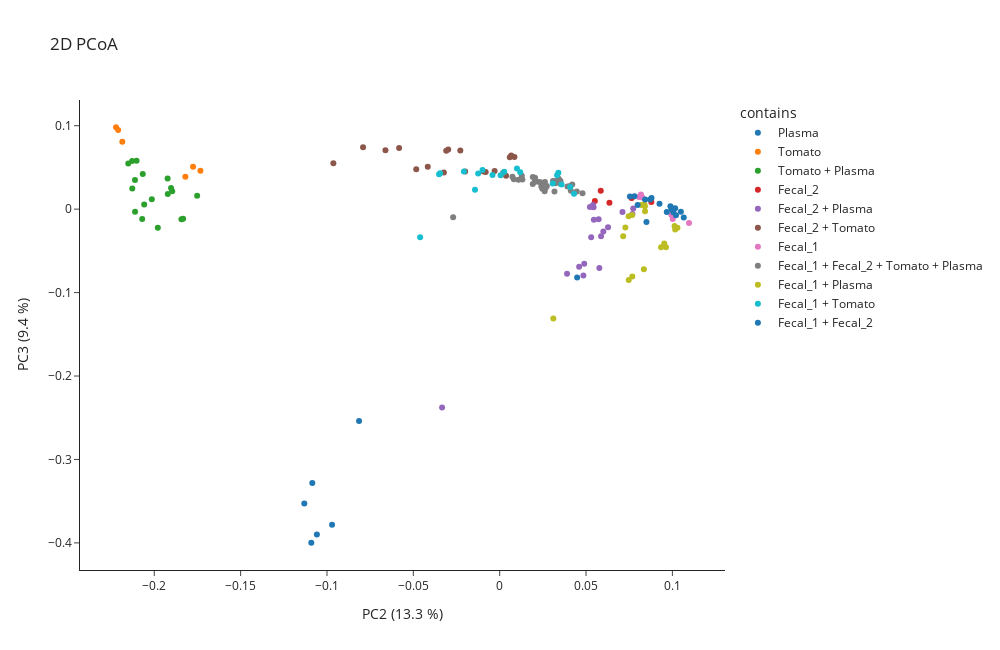

Here is the notebook cell this chart was saved with:
### Markdown cell above
But when looking at component 2 and 3, we see that it is possible to cluster chemically related samples using this approach.

### Code cell
memo.plot_pcoa_2d(
    matrix= memo_merged.memo_matrix,
    df_metadata=df_meta,
    metric= 'braycurtis',
    filename_col = 'Filename',
    group_col='contains',
    norm = True,
    scaling= False,
    pc_to_plot = [2,3]
)

### Figure 1 — Plotly figure (JSON) as saved in the notebook; plotly's stock layout.template omitted (floating-point values rounded to 4 significant figures)
{"data": [{"hovertemplate": "<b>%{hovertext}</b><br><br>contains=Plasma<br>PC2 (13.3 %)=%{x}<br>PC3 (9.4 %)=%{y}<extra></extra>", "hovertext": ["QEC18_NIST_20181227102029.mzML", "QEC18_NIST_20181227182328.mzML", "QEC18_NIST.mzML", "C18_NIST_GA4_01_19419.mzML", "C18_NIST_GA4_01_19439.mzML", "C18_NIST_GA4_01_19461.mzML"], "legendgroup": "Plasma", "marker": {"color": "#1F77B4", "symbol": "circle"}, "mode": "markers", "name": "Plasma", "orientation": "v", "showlegend": true, "type": "scatter", "x": [-0.1131, -0.1085, -0.08142, -0.1091, -0.09706, -0.1059], "xaxis": "x", "y": [-0.3526, -0.3283, -0.2539, -0.3998, -0.3783, -0.3901], "yaxis": "y"}, {"hovertemplate": "<b>%{hovertext}</b><br><br>contains=Tomato<br>PC2 (13.3 %)=%{x}<br>PC3 (9.4 %)=%{y}<extra></extra>", "hovertext": ["QEC18_To_20181227204313.mzML", "QEC18_To_20181227231513.mzML", "QEC18_To.mzML", "C18_To_GA3_01_19427.mzML", "C18_To_GA3_01_19465.mzML", "C18_To_GA3_01_19475.mzML"], "legendgroup": "Tomato", "marker": {"color": "#FF7F0E", "symbol": "circle"}, "mode": "markers", "name": "Tomato", "orientation": "v", "showlegend": true, "type": "scatter", "x": [-0.1733, -0.182, -0.1776, -0.2185, -0.2209, -0.2222], "xaxis": "x", "y": [0.04592, 0.03874, 0.05081, 0.08066, 0.09474, 0.09816], "yaxis": "y"}, {"hovertemplate": "<b>%{hovertext}</b><br><br>contains=Tomato + Plasma<br>PC2 (13.3 %)=%{x}<br>PC3 (9.4 %)=%{y}<extra></extra>", "hovertext": ["QEC18_To-1_NIST-3_20181227172525.mzML", "QEC18_To-1_NIST-3_20181227214013.mzML", "QEC18_To-1_NIST-3.mzML", "QEC18_To-1_NIST-1_20181227111754.mzML", "QEC18_To-1_NIST-1_20181228010915.mzML", "QEC18_To-1_NIST-1.mzML", "QEC18_To-3_NIST-1_20181227074824.mzML", "QEC18_To-3_NIST-1_20181227160801.mzML", "QEC18_To-3_NIST-1.mzML", "C18_To-1_NIST-3_GC3_01_19450.mzML", "C18_To-1_NIST-3_GC3_01_19459.mzML", "C18_To-1_NIST-3_GC3_01_19468.mzML", "C18_To-1_NIST-1_GC1_01_19402.mzML", "C18_To-1_NIST-1_GC1_01_19442.mzML", "C18_To-1_NIST-1_GC1_01_19481.mzML", "C18_To-3_NIST-1_GC2_01_19412.mzML", "C18_To-3_NIST-1_GC2_01_19432.mzML", "C18_To-3_NIST-1_GC2_01_19455.mzML"], "legendgroup": "Tomato + Plasma", "marker": {"color": "#2CA02C", "symbol": "circle"}, "mode": "markers", "name": "Tomato + Plasma", "orientation": "v", "showlegend": true, "type": "scatter", "x": [-0.1843, -0.1979, -0.1833, -0.1752, -0.1896, -0.1922, -0.1903, -0.2014, -0.1923, -0.207, -0.2058, -0.2111, -0.2067, -0.2127, -0.2112, -0.2128, -0.2103, -0.2151], "xaxis": "x", "y": [-0.01221, -0.02218, -0.01148, 0.01601, 0.02145, 0.01806, 0.02536, 0.01187, 0.03678, -0.01193, 0.005553, -0.003205, 0.04204, 0.02489, 0.03499, 0.05776, 0.05798, 0.05467], "yaxis": "y"}, {"hovertemplate": "<b>%{hovertext}</b><br><br>contains=Fecal_2<br>PC2 (13.3 %)=%{x}<br>PC3 (9.4 %)=%{y}<extra></extra>", "hovertext": ["QEC18_F2_20181227121553.mzML", "QEC18_F2_20181228001213.mzML", "QEC18_F2.mzML", "C18_F2_GA2_01_19405.mzML", "C18_F2_GA2_01_19444.mzML", "C18_F2_GA2_01_19478.mzML"], "legendgroup": "Fecal_2", "marker": {"color": "#D62728", "symbol": "circle"}, "mode": "markers", "name": "Fecal_2", "orientation": "v", "showlegend": true, "type": "scatter", "x": [0.06354, 0.0551, 0.05851, 0.07632, 0.07642, 0.08781], "xaxis": "x", "y": [0.007571, 0.009666, 0.02211, 0.01372, 0.01342, 0.008458], "yaxis": "y"}, {"hovertemplate": "<b>%{hovertext}</b><br><br>contains=Fecal_2 + Plasma<br>PC2 (13.3 %)=%{x}<br>PC3 (9.4 %)=%{y}<extra></extra>", "hovertext": ["QEC18_F2-1_NIST-3_20181227103932.mzML", "QEC18_F2-1_NIST-3_20181227145038.mzML", "QEC18_F2-1_NIST-3.mzML", "QEC18_F2-1_NIST-1_20181227212113.mzML", "QEC18_F2-1_NIST-1_20181227233413.mzML", "QEC18_F2-1_NIST-1.mzML", "QEC18_F2-3_NIST-1_20181227162723.mzML", "QEC18_F2-3_NIST-1_20181228005015.mzML", "QEC18_F2-3_NIST-1.mzML", "C18_F2-1_NIST-3_GD4_01_19403.mzML", "C18_F2-1_NIST-3_GD4_01_19440.mzML", "C18_F2-1_NIST-3_GD4_01_19452.mzML", "C18_F2-1_NIST-1_GD2_01_19428.mzML", "C18_F2-1_NIST-1_GD2_01_19467.mzML", "C18_F2-1_NIST-1_GD2_01_19476.mzML", "C18_F2-3_NIST-1_GD3_01_19436.mzML", "C18_F2-3_NIST-1_GD3_01_19456.mzML", "C18_F2-3_NIST-1_GD3_01_19480.mzML"], "legendgroup": "Fecal_2 + Plasma", "marker": {"color": "#9467BD", "symbol": "circle"}, "mode": "markers", "name": "Fecal_2 + Plasma", "orientation": "v", "showlegend": true, "type": "scatter", "x": [0.05772, 0.03901, -0.03336, 0.05729, 0.05452, 0.06274, 0.05437, 0.05404, 0.05225, 0.046, 0.04845, 0.04895, 0.05999, 0.05869, 0.05297, 0.07109, 0.07732, 0.07688], "xaxis": "x", "y": [-0.07062, -0.07748, -0.2379, -0.01213, -0.01264, -0.02161, 0.002331, 0.004827, 0.00257, -0.06903, -0.07956, -0.06543, -0.02691, -0.03238, -0.03361, -0.003441, 0.0007804, -0.005848], "yaxis": "y"}, {"hovertemplate": "<b>%{hovertext}</b><br><br>contains=Fecal_2 + Tomato<br>PC2 (13.3 %)=%{x}<br>PC3 (9.4 %)=%{y}<extra></extra>", "hovertext": ["QEC18_F2-1_To-3_20181226223728.mzML", "QEC18_F2-1_To-3_20181227041925.mzML", "QEC18_F2-1_To-3.mzML", "QEC18_F2-1_To-1_20181227150959.mzML", "QEC18_F2-1_To-1_20181228014719.mzML", "QEC18_F2-1_To-1.mzML", "QEC18_F2-3_To-1_20181227082626.mzML", "QEC18_F2-3_To-1_20181227164643.mzML", "QEC18_F2-3_To-1.mzML", "C18_F2-1_To-3_GB8_01_19401.mzML", "C18_F2-1_To-3_GB8_01_19404.mzML", "C18_F2-1_To-3_GB8_01_19422.mzML", "C18_F2-1_To-1_GB6_01_19438.mzML", "C18_F2-1_To-1_GB6_01_19453.mzML", "C18_F2-1_To-1_GB6_01_19483.mzML", "C18_F2-3_To-1_GB7_01_19409.mzML", "C18_F2-3_To-1_GB7_01_19434.mzML", "C18_F2-3_To-1_GB7_01_19457.mzML"], "legendgroup": "Fecal_2 + Tomato", "marker": {"color": "#8C564B", "symbol": "circle"}, "mode": "markers", "name": "Fecal_2 + Tomato", "orientation": "v", "showlegend": true, "type": "scatter", "x": [-0.04833, -0.04166, -0.09631, -0.03232, -0.008107, -0.02002, 0.003673, -0.009403, -0.002938, -0.07911, -0.06615, -0.05823, -0.02279, -0.0298, -0.03096, 0.008546, 0.005857, 0.006681], "xaxis": "x", "y": [0.04787, 0.05078, 0.05505, 0.04382, 0.04447, 0.04522, 0.04012, 0.04515, 0.04562, 0.07413, 0.07061, 0.07319, 0.07019, 0.07143, 0.06987, 0.06261, 0.06214, 0.06433], "yaxis": "y"}, {"hovertemplate": "<b>%{hovertext}</b><br><br>contains=Fecal_1<br>PC2 (13.3 %)=%{x}<br>PC3 (9.4 %)=%{y}<extra></extra>", "hovertext": ["QEC18_F1_20181227030329.mzML", "QEC18_F1_20181228032223.mzML", "QEC18_F1.mzML", "C18_F1_GA1_01_19410.mzML", "C18_F1_GA1_01_19418.mzML", "C18_F1_GA1_01_19488.mzML"], "legendgroup": "Fecal_1", "marker": {"color": "#E377C2", "symbol": "circle"}, "mode": "markers", "name": "Fecal_1", "orientation": "v", "showlegend": true, "type": "scatter", "x": [0.08075, 0.08261, 0.08179, 0.1002, 0.09939, 0.1096], "xaxis": "x", "y": [0.01442, 0.01394, 0.01741, -0.01195, -0.006677, -0.01658], "yaxis": "y"}, {"hovertemplate": "<b>%{hovertext}</b><br><br>contains=Fecal_1 + Fecal_2 + Tomato + Plasma<br>PC2 (13.3 %)=%{x}<br>PC3 (9.4 %)=%{y}<extra></extra>", "hovertext": ["QEC18_F1-1_F2-1_NIST-2_To-1_20181227152919.mzML", "QEC18_F1-1_F2-1_NIST-2_To-1_20181227225613.mzML", "QEC18_F1-1_F2-1_NIST-2_To-1.mzML", "QEC18_F1-1_F2-1_NIST-1_To-2_20181227113714.mzML", "QEC18_F1-1_F2-1_NIST-1_To-2_20181227184249.mzML", "QEC18_F1-1_F2-1_NIST-1_To-2.mzML", "QEC18_F1-1_F2-2_NIST-1_To-1_20181227065123.mzML", "QEC18_F1-1_F2-2_NIST-1_To-1_20181228034123.mzML", "QEC18_F1-1_F2-2_NIST-1_To-1.mzML", "QEC18_Qcmix_begin.mzML", "QEC18_Qcmix_middle.mzML", "QEC18_Qcmix_end.mzML", "QEC18_Qcmix_end_20181228041923.mzML", "QEC18_F1-1_F2-1_NIST-1_To-1_20181227125436.mzML", "QEC18_F1-1_F2-1_NIST-1_To-1_20181227135238.mzML", "QEC18_F1-1_F2-1_NIST-1_To-1.mzML", "QEC18_F1-2_F2-1_NIST-1_To-1_20181228020619.mzML", "QEC18_F1-2_F2-1_NIST-1_To-1_20181228022521.mzML", "QEC18_F1-2_F2-1_NIST-1_To-1.mzML", "C18_F1-1_F2-1_NIST-2_To-1_GA7_01_19426.mzML", "C18_F1-1_F2-1_NIST-2_To-1_GA7_01_19454.mzML", "C18_F1-1_F2-1_NIST-2_To-1_GA7_01_19474.mzML", "C18_F1-1_F2-1_NIST-1_To-2_GB1_01_19441.mzML", "C18_F1-1_F2-1_NIST-1_To-2_GB1_01_19443.mzML", "C18_F1-1_F2-1_NIST-1_To-2_GB1_01_19462.mzML", "C18_F1-1_F2-2_NIST-1_To-1_GA8_01_19414.mzML", "C18_F1-1_F2-2_NIST-1_To-1_GA8_01_19429.mzML", "C18_F1-1_F2-2_NIST-1_To-1_GA8_01_19489.mzML", "C18_F1-1_F2-1_NIST-1_To-1_GA6_01_19415.mzML", "C18_F1-1_F2-1_NIST-1_To-1_GA6_01_19447.mzML", "C18_F1-1_F2-1_NIST-1_To-1_GA6_01_19491.mzML", "C18_F1-2_F2-1_NIST-1_To-1_GB2_01_19425.mzML", "C18_F1-2_F2-1_NIST-1_To-1_GB2_01_19484.mzML", "C18_F1-2_F2-1_NIST-1_To-1_GB2_01_19485.mzML"], "legendgroup": "Fecal_1 + Fecal_2 + Tomato + Plasma", "marker": {"color": "#7F7F7F", "symbol": "circle"}, "mode": "markers", "name": "Fecal_1 + Fecal_2 + Tomato + Plasma", "orientation": "v", "showlegend": true, "type": "scatter", "x": [0.02413, 0.02622, 0.02283, 0.01089, 0.0128, 0.008168, 0.03084, 0.03417, 0.03147, -0.02695, 0.01915, 0.02028, 0.02396, 0.02044, 0.02049, 0.01918, 0.04079, 0.04201, 0.03494, 0.02548, 0.03172, 0.02602, 0.01313, 0.007387, 0.001995, 0.0322, 0.03521, 0.03924, 0.02471, 0.02729, 0.02658, 0.04122, 0.04797, 0.04465], "xaxis": "x", "y": [0.02704, 0.03244, 0.03256, 0.03515, 0.03994, 0.03595, 0.03382, 0.03651, 0.03382, -0.009574, 0.03019, 0.03252, 0.03186, 0.03759, 0.03685, 0.03858, 0.02761, 0.02957, 0.03078, 0.02879, 0.02105, 0.02142, 0.03543, 0.0388, 0.04352, 0.03107, 0.03361, 0.02706, 0.02457, 0.02762, 0.02538, 0.02217, 0.01901, 0.02103], "yaxis": "y"}, {"hovertemplate": "<b>%{hovertext}</b><br><br>contains=Fecal_1 + Plasma<br>PC2 (13.3 %)=%{x}<br>PC3 (9.4 %)=%{y}<extra></extra>", "hovertext": ["QEC18_F1-1_NIST-3_20181227133316.mzML", "QEC18_F1-1_NIST-3_20181228012817.mzML", "QEC18_F1-1_NIST-3.mzML", "QEC18_F1-1_NIST-1_20181227210213.mzML", "QEC18_F1-1_NIST-1_20181227215913.mzML", "QEC18_F1-1_NIST-1.mzML", "QEC18_F1-3_NIST-1_20181227045725.mzML", "QEC18_F1-3_NIST-1_20181227170603.mzML", "QEC18_F1-3_NIST-1.mzML", "C18_F1-1_NIST-3_GD1_01_19400.mzML", "C18_F1-1_NIST-3_GD1_01_19449.mzML", "C18_F1-1_NIST-3_GD1_01_19482.mzML", "C18_F1-1_NIST-1_GC7_01_19464.mzML", "C18_F1-1_NIST-1_GC7_01_19466.mzML", "C18_F1-1_NIST-1_GC7_01_19469.mzML", "C18_F1-3_NIST-1_GC8_01_19407.mzML", "C18_F1-3_NIST-1_GC8_01_19424.mzML", "C18_F1-3_NIST-1_GC8_01_19458.mzML"], "legendgroup": "Fecal_1 + Plasma", "marker": {"color": "#BCBD22", "symbol": "circle"}, "mode": "markers", "name": "Fecal_1 + Plasma", "orientation": "v", "showlegend": true, "type": "scatter", "x": [0.07151, 0.07277, 0.03105, 0.0767, 0.07467, 0.08415, 0.08376, 0.0841, 0.0821, 0.08349, 0.0768, 0.07472, 0.09344, 0.09628, 0.0953, 0.1029, 0.1013, 0.1016], "xaxis": "x", "y": [-0.03259, -0.02195, -0.131, -0.006872, -0.008548, -0.002392, 0.00563, 0.003368, 0.004983, -0.07209, -0.08073, -0.08491, -0.04572, -0.04569, -0.0411, -0.02225, -0.02031, -0.02431], "yaxis": "y"}, {"hovertemplate": "<b>%{hovertext}</b><br><br>contains=Fecal_1 + Tomato<br>PC2 (13.3 %)=%{x}<br>PC3 (9.4 %)=%{y}<extra></extra>", "hovertext": ["QEC18_F1-1_To-3_20181227174446.mzML", "QEC18_F1-1_To-3_20181227223713.mzML", "QEC18_F1-1_To-3.mzML", "QEC18_F1-1_To-1_20181227043825.mzML", "QEC18_F1-1_To-1_20181227123513.mzML", "QEC18_F1-1_To-1.mzML", "QEC18_F1-3_To-1_20181228003115.mzML", "QEC18_F1-3_To-1_20181228024423.mzML", "QEC18_F1-3_To-1.mzML", "C18_F1-1_To-3_GC6_01_19420.mzML", "C18_F1-1_To-3_GC6_01_19460.mzML", "C18_F1-1_To-3_GC6_01_19473.mzML", "C18_F1-1_To-1_GC4_01_19421.mzML", "C18_F1-1_To-1_GC4_01_19423.mzML", "C18_F1-1_To-1_GC4_01_19445.mzML", "C18_F1-3_To-1_GC5_01_19433.mzML", "C18_F1-3_To-1_GC5_01_19479.mzML", "C18_F1-3_To-1_GC5_01_19486.mzML"], "legendgroup": "Fecal_1 + Tomato", "marker": {"color": "#17BECF", "symbol": "circle"}, "mode": "markers", "name": "Fecal_1 + Tomato", "orientation": "v", "showlegend": true, "type": "scatter", "x": [-0.009945, -0.01247, -0.04606, 0.0005126, -0.0143, -0.004147, 0.03398, 0.04303, 0.03322, -0.02071, -0.0345, -0.03511, 0.002633, 0.009994, 0.01189, 0.03073, 0.04086, 0.03583], "xaxis": "x", "y": [0.04691, 0.04268, -0.0337, 0.04056, 0.02317, 0.04079, 0.04369, 0.01855, 0.04055, 0.04513, 0.04308, 0.0418, 0.04476, 0.04874, 0.04415, 0.03087, 0.02653, 0.02948], "yaxis": "y"}, {"hovertemplate": "<b>%{hovertext}</b><br><br>contains=Fecal_1 + Fecal_2<br>PC2 (13.3 %)=%{x}<br>PC3 (9.4 %)=%{y}<extra></extra>", "hovertext": ["QEC18_F1-1_F2-3_20181227012831.mzML", "QEC18_F1-1_F2-3_20181227071023.mzML", "QEC18_F1-1_F2-3.mzML", "QEC18_F1-1_F2-1_20181227084526.mzML", "QEC18_F1-1_F2-1_20181227143118.mzML", "QEC18_F1-1_F2-1.mzML", "QEC18_F1-3_F2-1_20181227131356.mzML", "QEC18_F1-3_F2-1_20181227190209.mzML", "QEC18_F1-3_F2-1.mzML", "C18_F1-1_F2-3_GB5_01_19406.mzML", "C18_F1-1_F2-3_GB5_01_19413.mzML", "C18_F1-1_F2-3_GB5_01_19430.mzML", "C18_F1-1_F2-1_GB3_01_19411.mzML", "C18_F1-1_F2-1_GB3_01_19435.mzML", "C18_F1-1_F2-1_GB3_01_19451.mzML", "C18_F1-3_F2-1_GB4_01_19416.mzML", "C18_F1-3_F2-1_GB4_01_19448.mzML", "C18_F1-3_F2-1_GB4_01_19463.mzML"], "legendgroup": "Fecal_1 + Fecal_2", "marker": {"color": "#1F77B4", "symbol": "circle"}, "mode": "markers", "name": "Fecal_1 + Fecal_2", "orientation": "v", "showlegend": true, "type": "scatter", "x": [0.07807, 0.0754, 0.08712, 0.09253, 0.08497, 0.04485, 0.08792, 0.07989, 0.08421, 0.09887, 0.1007, 0.1016, 0.1049, 0.09674, 0.09946, 0.1066, 0.1021, 0.1006], "xaxis": "x", "y": [0.01546, 0.01529, 0.01154, 0.006593, -0.01555, -0.08199, 0.0134, 0.005085, 0.01147, 0.00359, 0.0006007, 0.00102, -0.003155, -0.003512, -0.0001266, -0.009989, -0.00733, -0.003848], "yaxis": "y"}], "layout": {"height": 650, "legend": {"title": {"text": "contains"}, "tracegroupgap": 0}, "title": {"text": "2D PCoA"}, "width": 1000, "xaxis": {"anchor": "y", "domain": [0, 1], "title": {"text": "PC2 (13.3 %)"}}, "yaxis": {"anchor": "x", "domain": [0, 1], "title": {"text": "PC3 (9.4 %)"}}}}
